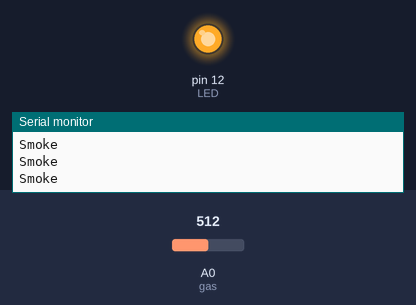
Bench run of a sketch on a simulated Arduino Uno, built with avr-gcc and run on an emulated ATmega328P. Parts: output pins drawn as LEDs (lit = HIGH), the last lines printed to the serial monitor. The inputs (shaded band) are chosen by the test bench; at power-on: A0 (gas) = 512.

Above: at 1.2 s.
1.3 s: A0 (gas) set to 105
2.8 s: A0 (gas) set to 91
At 3.4 s:
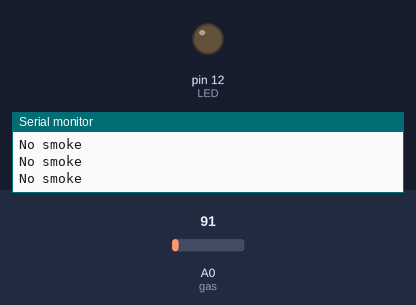
Timing chart, 0 to 5.8 s (numbered marks = the images above; inputs shaded):
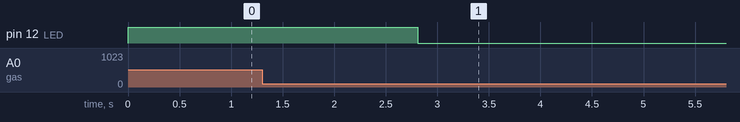

The sketch:

Gas_sensor.ino
```cpp
#define gas A0
#define LED 12

void setup()
{
  pinMode(gas, INPUT);
  pinMode(LED, OUTPUT);
  Serial.begin(9600);
}

void loop()
{
  float status1 = analogRead(gas);
  if (status1<=100)
  {
    Serial.println("No smoke");
    digitalWrite(LED, LOW);
  }
  else
  {
    Serial.println("Smoke");
    digitalWrite(LED, HIGH);
  }
}
```

Measured:
- the behaviour switches between 101 and 100 on A0 (gas) (found by bisection; images 0 and 1)
- after the input at 2.8 s, pin 12 (LED): HIGH → LOW at once
